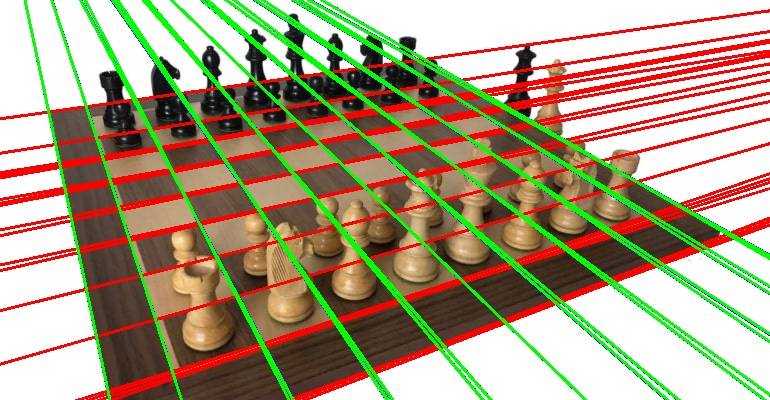
#> input picture martin/output/lines_output_1.jpg, 770 x 400 px, given as the content of the folder ./martin/input, which was not available
$ python elucidation_chessboard_detection.py
#> lines starting #> are read from the running program, lines starting #| are printed output that depends on the picture; pictures that were not available may be replaced by others from this repository, and a replacement may not be noted
import numpy as np
import scipy.spatial as spatial
import scipy.cluster as clstr
from time import time
from collections import defaultdict
from functools import partial
from sklearn.utils import shuffle
import cv2
from sklearn import cluster as skcluster
import os, glob

SQUARE_SIDE_LENGTH = 227

def auto_canny(image, sigma=0.33, verbose=False):
    """
    Canny edge detection with automatic thresholds.
    """
    # compute the median of the single channel pixel intensities
    v = np.median(image)

    # apply automatic Canny edge detection using the computed median
    upper = int(min(255, (1.0 + sigma) * v))
    lower = upper/3
    edged = cv2.Canny(image, lower, upper)
    if verbose:
        print(f"canny upper thr:{upper}, lower thr:{lower}")

    # return the edged image
    return edged

# [80 lines left out: functions hor_vert_lines, intersections, cluster, closest_point, find_corners, four_point_transform, not called in this run]


def find_board(fname, output_name, verbose_show=False, verbose_output=False):
    """
    Given a filename, returns the board image.
    """
#> called with fname = '_only/lines_output_1.jpg', output_name = 'output__only/lines_output_1.jpg', verbose_show = False, verbose_output = True
    start = time()
    img = cv2.imread(fname)
#> img is the input picture: shape (400, 770, 3); mean B, G, R 127.4, 156.5, 171
    if verbose_show:
        cv2.imshow("img", img)
        cv2.waitKey(0)
    assert img is not None

    gray = cv2.cvtColor(img, cv2.COLOR_BGR2GRAY)
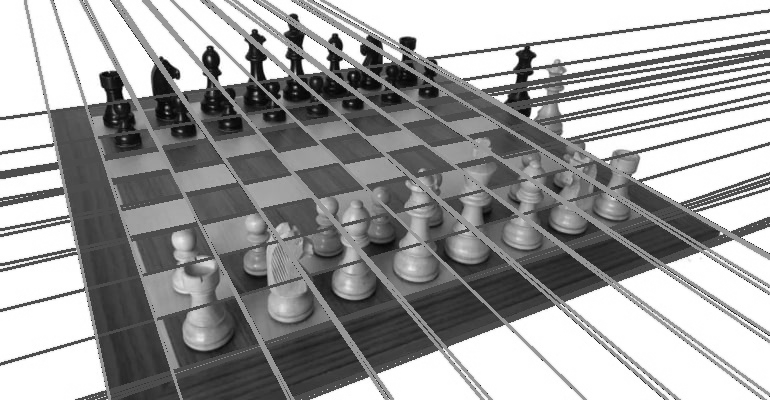
#> gray: shape (400, 770); min 0, max 255, mean 157.5
    if verbose_show:
        cv2.imshow("grey img", gray)
        cv2.waitKey(0)

    gray = cv2.blur(gray, (3, 3)) # TODO auto adjust the size of the blur
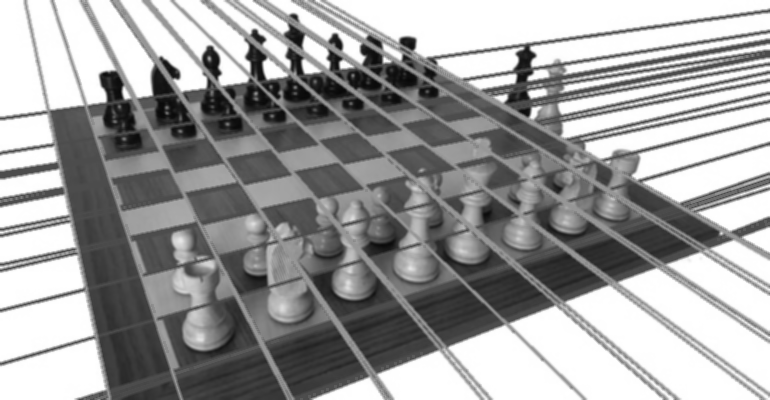
#> gray: shape (400, 770); min 8, max 255, mean 157.5
    if verbose_show:
        cv2.imshow("blurred grey img", gray)
        cv2.waitKey(0)

    # Canny edge detection

    # prova di iperparametro sigma
    #for delta_sigma in range(10):
    #    sigma = 0.09+0.03*delta_sigma
    #    print(f"canny sigma: {sigma}")

    sigma=0.20
    edges = auto_canny(gray, sigma=sigma)
#> in auto_canny, `v = np.median(image)`: v = 150
#> in auto_canny, `upper = int(min(255, (1.0 + sigma) * v))`: upper = 180
#> in auto_canny, `lower = upper/3`: lower = 60
#> in auto_canny, `edged = cv2.Canny(image, lower, upper)`:
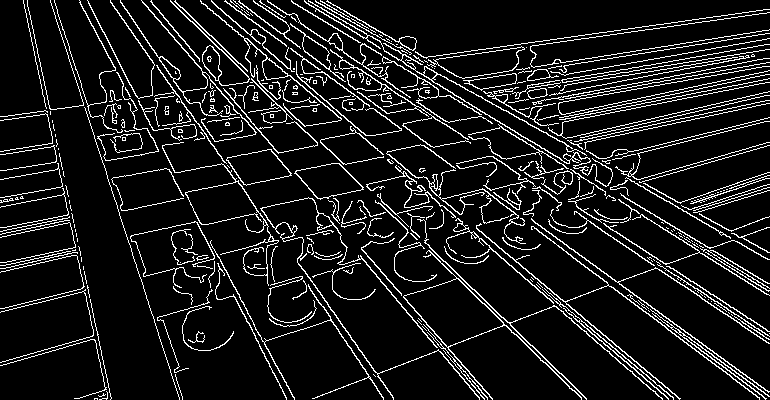
#> edged: shape (400, 770); 10.4% white in thin lines or dots
    if verbose_show:
        cv2.imshow(f"cannied {sigma}", edges)
        cv2.waitKey(0)
    #assert np.count_nonzero(edges) / float(gray.shape[0] * gray.shape[1]) < 0.015

    # Hough line detection
    lines = cv2.HoughLines(edges, 1, np.pi/180, 100)
#> lines = 1622 rows, first 8: [119, 1.43], [348, 1.29], [149, 1.41], [-121, 2.34], [171, 1.4], [351, 1.29], [153, 1.41], [115, 1.43]
    lines = np.reshape(lines, (-1, 2))
#> lines = 1622 pairs, first value -298 to 554, second value 0.785 to 2.95

    # Compute intersection points, first step: find lines

    # metodo manuale in base a rho
    #h, v = hor_vert_lines(lines)

    # metodo kmeans su linee
    angleClustering = skcluster.KMeans(n_clusters=2).fit(lines[:,1].reshape(-1,1))
    h = lines[angleClustering.labels_==0]
#> h = 698 pairs, first value -3 to 554, second value 0.785 to 1.64
    v = lines[angleClustering.labels_==1]
#> v = 924 pairs, first value -298 to 228, second value 1.66 to 2.95

    # prova con cluster agglomerativo(no n_cluster necessario)
    #clusteringH = cluster.AgglomerativeClustering(distance_threshold=(lines[:,1].min(axis=1) + lines[:,1].max(axis=1))/9) \
    #    .fit(h[:,0].reshape(-1,1))

    distanceClusteringH = skcluster.KMeans(n_clusters=9).fit(h[:,0].reshape(-1,1))
    distanceClusteringV = skcluster.KMeans(n_clusters=9).fit(v[:,0].reshape(-1,1))

    hMeanDists = distanceClusteringH.cluster_centers_
#> hMeanDists = [356.4, 162.1, 265.2, 511.2, 53.73, 412.8, 218.1, 106.2, 314.1]
    vMeanDists = distanceClusteringV.cluster_centers_
#> vMeanDists = [-48.74, 107.4, -142, 24.34, -209.8, -11.98, -91.07, 63.83, 195]
    hMeanAngles = angleClustering.cluster_centers_[0].repeat(9).reshape(9,1)
#> hMeanAngles = [1.33, 1.33, 1.33, 1.33, 1.33, 1.33, 1.33, 1.33, 1.33]
    vMeanAngles = angleClustering.cluster_centers_[1].repeat(9).reshape(9,1)
#> vMeanAngles = [1.99, 1.99, 1.99, 1.99, 1.99, 1.99, 1.99, 1.99, 1.99]

    hMeanLines = np.append(hMeanDists, hMeanAngles, axis=1)
#> hMeanLines = [[356.4, 1.33], [162.1, 1.33], [265.2, 1.33], [511.2, 1.33], [53.73, 1.33], [412.8, 1.33], [218.1, 1.33], [106.2, 1.33], [314.1, 1.33]]
    vMeanLines = np.append(vMeanDists, vMeanAngles, axis=1)
#> vMeanLines = [[-48.74, 1.99], [107.4, 1.99], [-142, 1.99], [24.34, 1.99], [-209.8, 1.99], [-11.98, 1.99], [-91.07, 1.99], [63.83, 1.99], [195, 1.99]]

    def output_lines(img, lines, color):
#> called with lines = array of shape (698, 2), color = (0, 0, 255)
        for rho, theta in lines:
            a = np.cos(theta)
            b = np.sin(theta)
            x0 = a*rho
            y0 = b*rho
            x1 = int(x0 + 4000*(-b))
            y1 = int(y0 + 4000*(a))
            x2 = int(x0 - 4000*(-b))
            y2 = int(y0 - 4000*(a))
            cv2.line(img,(x1,y1),(x2,y2),color,2)
#> this loop made 698 passes
#> (rho, theta, a, b, x0, y0, x1, y1) on passes 1 to 3: (119, 1.43, 0.139, 0.99, 16.56, 117.8, -3944, 674), (348, 1.29, 0.276, 0.961, 95.92, 334.5, -3749, 1437), (149, 1.41, 0.156, 0.988, 23.31, 147.2, -3927, 772)
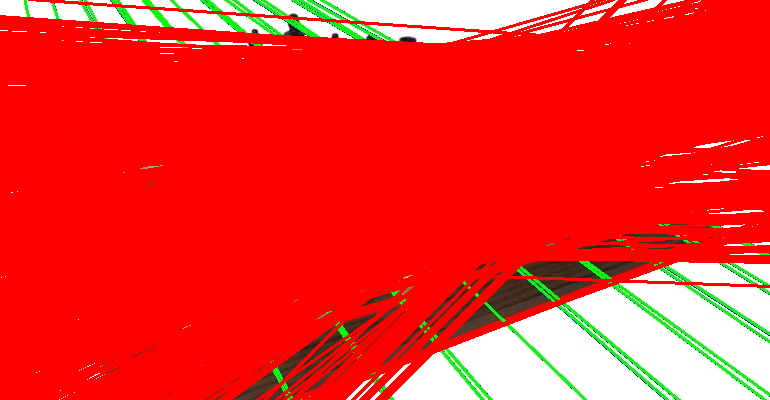
#> img: shape (400, 770, 3); mean B, G, R 40.6, 46.3, 242.9

    # create output of the hough lines found (not clustered) onto the img
    if verbose_output:
        output_lines(img, h, (0,0,255))
        output_lines(img, v, (0,255,0))
#> call 2 of output_lines, with lines = array of shape (924, 2), color = (0, 255, 0)
#> the loop in output_lines (call 2), `for rho, theta in lines:` made 924 passes
#> (rho, theta) on passes 27 to 29: (-26, 2.93), (-158, 2.13), (-170, 2.15)
#> after the loop in output_lines (call 2), `for rho, theta in lines:`:
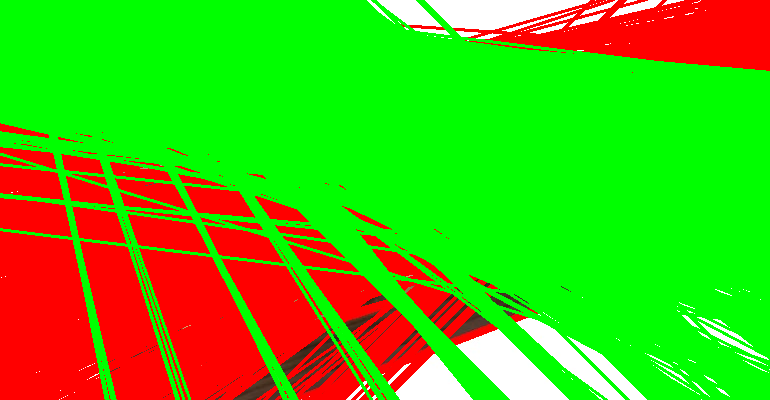
#> img: shape (400, 770, 3); mean B, G, R 13.7, 183.7, 82.8
        output = f'./martin/output/lines_{output_name}'
        print(f"created: {output}")
        cv2.imwrite(output, img)

    # calcolo intersezioni
    #points = intersections(h, v)

    # Cluster intersection points
    #points = cluster(points)

    # Find corners
    #img_shape = np.shape(img)
    #points = find_corners(points, (img_shape[1], img_shape[0]))

    if False:
        for point in points:
            cv2.circle(img, tuple(point), 25, (0,0,255), -1)
        cv2.imwrite(f'./martin/output/points_{output_name}', img)

    # Perspective transform
    #new_img = four_point_transform(img, points)

    #return new_img


# [10 lines left out: function split_board, not called in this run]


def main():
    input_imgs = glob.glob('./martin/input/*')
    print(input_imgs)

    for input_img in input_imgs:
        if not os.path.isfile(input_img):
            continue

        print(f"file found: {input_img}")
        imgname = input_img.split('\\')[-1]

        find_board(input_img, f"{'output_' + imgname}", verbose_output=True)
        #cv2.imwrite('crop.jpg', find_board('./martin/input/1.jpg', '1'))


if __name__ == "__main__":
    main()
